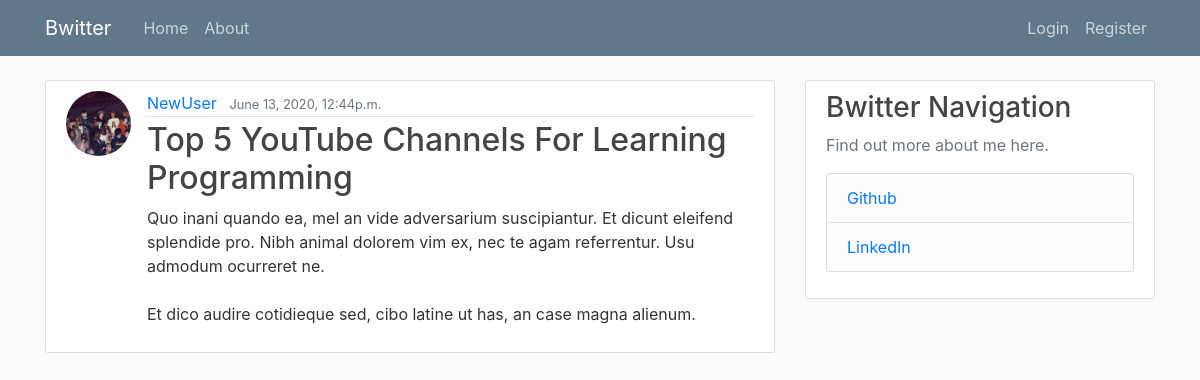
The page /post/30/ on the database its author committed.
### bwitter/models.py (models this page shows, shortened)
class Post(models.Model):
    title = models.CharField(max_length=100)
    content = models.TextField()
    date_posted = models.DateTimeField(default=timezone.now)
    author = models.ForeignKey(User, on_delete=models.CASCADE)

### users/models.py (models this page shows, shortened)
class Profile(models.Model):
    user = models.OneToOneField(User, on_delete=models.CASCADE)
    image = models.ImageField(default='default.jpg',upload_to='profile_pics')

### bwitter/views.py (the view)
# urls.py: path('post/<int:pk>/', PostDetailView.as_view(), name='post-detail'),
class PostDetailView(DetailView):
    model = Post
    template_name = 'bwitter/post_detail.html'

### bwitter/templates/bwitter/post_detail.html (shortened to what this page needs)
{% extends "bwitter/base.html" %}
{% block content %}
    <article class="media content-section">
        <img src="{{ object.author.profile.image.url }}" class="rounded-circle article-img">
        <div class="media-body">
            <div class="article-metadata">
                <a class="mr-2" href="{% url 'user-posts' object.author.username %}">{{ object.author }}</a>
                <small class="text-muted">{{ object.date_posted|date:"F d, Y, fa" }}</small>
            </div>
            <h2 class="article-title">{{ object.title }}</h2>
            <p class="article-content">{{ object.content }}</p>
        </div>
    </article>
{% endblock %}

### bwitter/static/bwitter/main.css (style rules this page uses)
body { background: #fafafa; color: #333333; margin-top: 5rem; }
h1, h2, h3, h4, h5, h6 { color: #444444; }
.content-section { background: #ffffff; padding: 10px 20px; border: 1px solid #dddddd; border-radius: 3px; margin-bottom: 20px; }
.article-title { color: #444444; }
.article-content { white-space: pre-line; }
.article-img { height: 65px; width: 65px; margin-right: 16px; }
.article-metadata { padding-bottom: 1px; margin-bottom: 4px; border-bottom: 1px solid #e3e3e3 }

### rows shown on the page
Post: author.profile.image (placeholder picture), author "NewUser", date_posted "June 13, 2020, 12:44p.m.", title "Top 5 YouTube Channels For Learning Programming", content "Quo inani quando ea, mel an vide adversarium suscipiantur. Et dicunt eleifend splendide pro. Nibh animal dolorem vim ex, nec te agam referrentur. Usu admodum ocurreret ne. Et dico audire cotidieque sed, cibo latine ut has, an case magna alienum."
